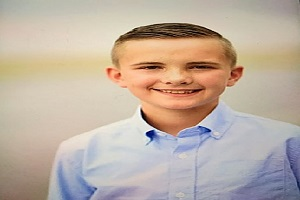
#> input picture img2.jpg, 300 x 200 px
$ python 'Negative Transformation.py'
#> lines starting #> are read from the running program, lines starting #| are printed output that depends on the picture
import cv2
import matplotlib.pyplot as plt


# Read an image
img_bgr = cv2.imread('img2.jpg', 1)
#> img_bgr is the input picture: shape (200, 300, 3); mean B, G, R 161.4, 174.5, 189.8
plt.imshow(img_bgr)

# get height and width of the image
height, width, _ = img_bgr.shape
#> height = 200; width = 300

for i in range(0, height - 1):
	for j in range(0, width - 1):

		pixel = img_bgr[i, j]

		pixel[0] = 255 - pixel[0]

		pixel[1] = 255 - pixel[1]

		pixel[2] = 255 - pixel[2]

		img_bgr[i, j] = pixel
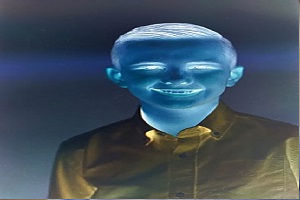
#> img_bgr: shape (200, 300, 3); mean B, G, R 93.9, 80.6, 65.4


plt.imshow(img_bgr)
plt.show()
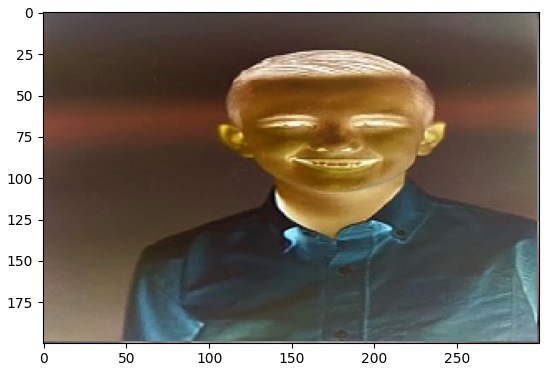
#> figure drawn by matplotlib, 1 panel; B, G, R data is drawn as R, G, B

$ run again, with img1.jpg copied over img2.jpg
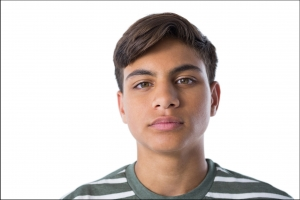
#> input picture img1.jpg, 300 x 200 px
#> img_bgr is the input picture: shape (200, 300, 3); mean B, G, R 205.8, 209.3, 217.4
#> after the loop `for i in range(0, height - 1):`:
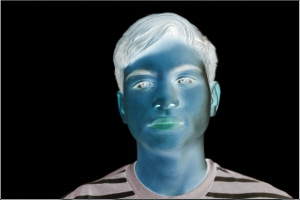
#> img_bgr: shape (200, 300, 3); mean B, G, R 49.2, 45.7, 37.5
#> `plt.show()`:
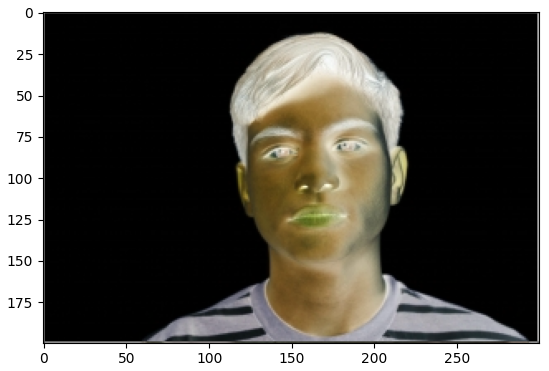
#> figure drawn by matplotlib, 1 panel; B, G, R data is drawn as R, G, B
